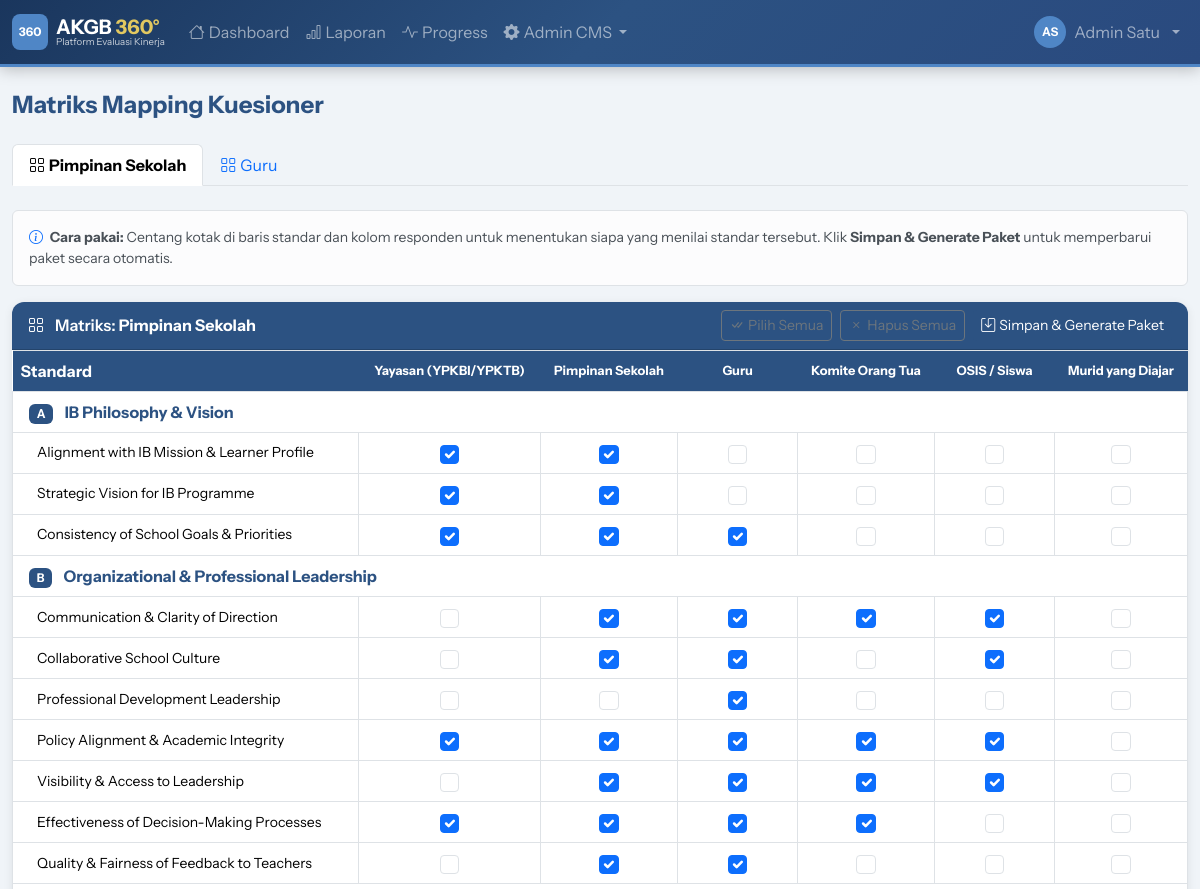
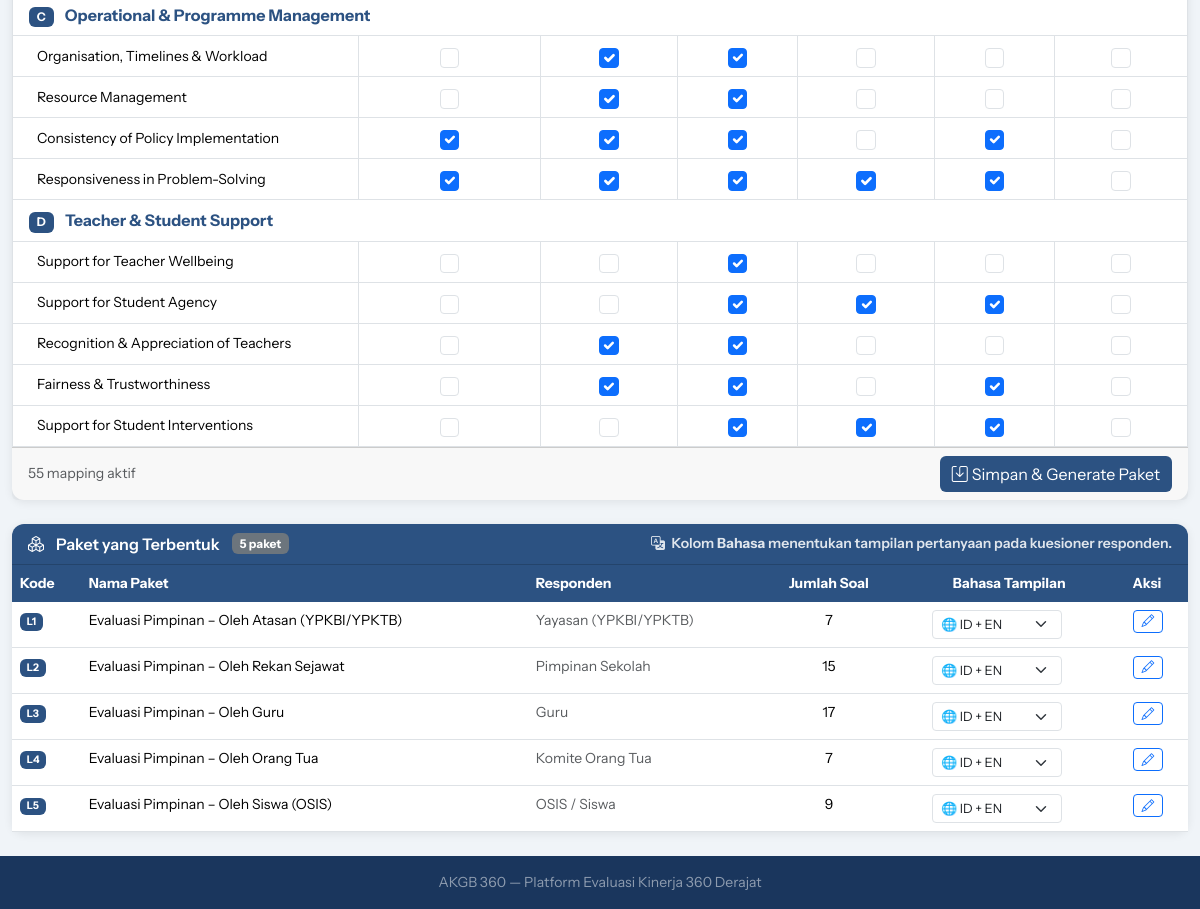
/demo/admin/matrix.php (signed in), run on the app's committed database (2 pictures, top to bottom).
### tables this page shows
CREATE TABLE `eval_types` (
  `id` int NOT NULL AUTO_INCREMENT,
  `code` varchar(20) NOT NULL,
  `name` varchar(100) NOT NULL,
  PRIMARY KEY (`id`),
  UNIQUE KEY `code` (`code`)
);

CREATE TABLE `packages` (
  `id` int NOT NULL AUTO_INCREMENT,
  `code` varchar(20) NOT NULL,
  `name` varchar(200) NOT NULL,
  `eval_type_id` int NOT NULL,
  `period_id` int DEFAULT NULL COMMENT 'NULL = template global, ada nilai = terikat periode',
  `respondent_type` varchar(50) NOT NULL,
  `description` text,
  `is_self_reflection` tinyint(1) DEFAULT '0',
  `question_lang` enum('both','id','en') NOT NULL DEFAULT 'both',
  PRIMARY KEY (`id`),
  KEY `eval_type_id` (`eval_type_id`),
  KEY `period_id` (`period_id`),
  CONSTRAINT `packages_ibfk_1` FOREIGN KEY (`eval_type_id`) REFERENCES `eval_types` (`id`),
  CONSTRAINT `packages_ibfk_2` FOREIGN KEY (`period_id`) REFERENCES `eval_periods` (`id`) ON DELETE SET NULL
);

### public_html/demo/includes/db.php (called while the page is built, shortened)
<?php
class Database {
    private static ?PDO $instance = null;
    public static function getInstance(): PDO {
        if (self::$instance === null) {
            $dsn = "mysql:host=" . DB_HOST . ";dbname=" . DB_NAME . ";charset=" . DB_CHARSET;
            $options = [
                PDO::ATTR_ERRMODE            => PDO::ERRMODE_EXCEPTION,
                PDO::ATTR_DEFAULT_FETCH_MODE => PDO::FETCH_ASSOC,
                PDO::ATTR_EMULATE_PREPARES   => false,
            ];
            try {
                self::$instance = new PDO($dsn, DB_USER, DB_PASS, $options);
            } catch (PDOException $e) {
                die(json_encode(['error' => 'Database connection failed: ' . $e->getMessage()]));
            }
        }
        return self::$instance;
    }
    public static function query(string $sql, array $params = []): PDOStatement {
        $stmt = self::getInstance()->prepare($sql);
        $stmt->execute($params);
        return $stmt;
    }
    public static function fetchAll(string $sql, array $params = []): array {
        return self::query($sql, $params)->fetchAll();
    }
}

### public_html/demo/includes/functions.php (called while the page is built, shortened)
<?php
function h(string $s = ''): string {
    return htmlspecialchars($s, ENT_QUOTES, 'UTF-8');
}
function respondentLabel(string $type): string {
    return match($type) {
        'atasan'        => 'Yayasan (YPKBI/YPKTB)',
        'leader'        => 'Pimpinan Sekolah',
        'peer'          => 'Rekan Sejawat',
        'guru'          => 'Guru',
        'teacher'       => 'Rekan Sejawat (Guru)',
        'ortu'          => 'Komite Orang Tua',
        'siswa'         => 'OSIS / Siswa',
        'student_class' => 'Murid yang Diajar',
        'self'          => 'Refleksi Mandiri',
        default         => ucfirst($type),
    };
}

### public_html/demo/admin/matrix.php (the view, shortened to what this page needs)
<?php
require_once __DIR__ . '/../includes/db.php';
require_once __DIR__ . '/../includes/functions.php';
require_once __DIR__ . '/../includes/layout.php';
$tab = $_GET['tab'] ?? '';
$evalTypes = Database::fetchAll("SELECT * FROM eval_types ORDER BY id");
if (!$tab && !empty($evalTypes)) $tab = $evalTypes[0]['code'];
$currentEt = null;
foreach ($evalTypes as $et) {
    if ($et['code'] === $tab) { $currentEt = $et; break; }
}
$allRespondentTypes = [
    'atasan'        => 'Yayasan (YPKBI/YPKTB)',
    'leader'        => 'Pimpinan Sekolah',
    'guru'          => 'Guru',
    'ortu'          => 'Komite Orang Tua',
    'siswa'         => 'OSIS / Siswa',
    'student_class' => 'Murid yang Diajar',
];
$domains     = [];
$existingMap = [];
if ($currentEt) {
    $mappings = Database::fetchAll("
        SELECT srm.standard_id, srm.respondent_type
        FROM standard_respondent_mapping srm
        JOIN standards s ON srm.standard_id = s.id
        JOIN domains d ON s.domain_id = d.id
        WHERE d.eval_type_id = ? AND srm.is_active = 1
    ", [$currentEt['id']]);
    foreach ($mappings as $m) {
        $existingMap[$m['standard_id']][$m['respondent_type']] = true;
    }
    $rows = Database::fetchAll("
        SELECT s.id as s_id, s.name as s_name, s.order_num as s_order,
               d.id as d_id, d.name as d_name, d.code as d_code, d.order_num as d_order
        FROM standards s
        JOIN domains d ON s.domain_id = d.id
        WHERE d.eval_type_id = ?
        ORDER BY d.order_num, d.id, s.order_num, s.id
    ", [$currentEt['id']]);
    foreach ($rows as $r) {
        $did = $r['d_id'];
        if (!isset($domains[$did])) {
            $domains[$did] = ['name'=>$r['d_name'],'code'=>$r['d_code'],'standards'=>[]];
        }
        $domains[$did]['standards'][$r['s_id']] = $r['s_name'];
    }
}
$currentRespTypes = $allRespondentTypes;
$langOptions = [
    'both' => ['label' => 'ID + EN', 'icon' => '🌐'],
    'id'   => ['label' => 'Indonesia', 'icon' => '🇮🇩'],
    'en'   => ['label' => 'English',   'icon' => '🇬🇧'],
];
ob_start(); ?>
<ul class="nav nav-tabs mb-4">
  <?php foreach ($evalTypes as $et): ?>
  <li class="nav-item">
    <a class="nav-link <?= $tab===$et['code']?'active fw-bold':'' ?>"
       href="?tab=<?= urlencode($et['code']) ?>">
      <i class="bi bi-grid me-1"></i><?= h($et['name']) ?>
    </a>
  </li>
  <?php endforeach; ?>
</ul>
<?php if (!$currentEt || empty($domains)): ?>
<div class="card">
  <div class="card-body text-center py-5 text-muted">
    <i class="bi bi-grid display-4 mb-3 d-block"></i>
    <p>Belum ada standard untuk tipe ini.</p>
    <a href="<?= APP_URL ?>/admin/foundation.php?tab=standards" class="btn btn-navy">
      Tambah Standard →
    </a>
  </div>
</div>
<?php else: ?>
<div class="alert alert-light border small mb-3">
  <i class="bi bi-info-circle me-1 text-primary"></i>
  <strong>Cara pakai:</strong> Centang kotak di baris standar dan kolom responden untuk menentukan
  siapa yang menilai standar tersebut. Klik <strong>Simpan & Generate Paket</strong> untuk
  memperbarui paket secara otomatis.
</div>
<form method="POST">
  <div class="card">
    <div class="card-header d-flex justify-content-between align-items-center">
      <span>
        <i class="bi bi-grid me-2"></i>
        Matriks: <strong><?= h($currentEt['name']) ?></strong>
      </span>
      <div class="d-flex gap-2">
        <button type="button" class="btn btn-sm btn-outline-secondary" id="btnCheckAll">
          <i class="bi bi-check-all me-1"></i>Pilih Semua
        </button>
        <button type="button" class="btn btn-sm btn-outline-secondary" id="btnUncheckAll">
          <i class="bi bi-x me-1"></i>Hapus Semua
        </button>
        <button type="submit" class="btn btn-sm btn-navy">
          <i class="bi bi-save me-1"></i>Simpan & Generate Paket
        </button>
      </div>
    </div>
    <div class="card-body p-0">
      <div class="table-responsive">
        <table class="table table-bordered mb-0" style="min-width:700px">
          <thead>
            <tr style="background:var(--ktb-navy);color:white">
              <th style="min-width:280px;vertical-align:middle">Standard</th>
              <?php foreach ($currentRespTypes as $rType => $rLabel): ?>
              <th class="text-center" style="min-width:110px;vertical-align:middle;font-size:.8rem">
                <?= h($rLabel) ?>
              </th>
              <?php endforeach; ?>
            </tr>
          </thead>
          <tbody>
            <?php foreach ($domains as $did => $domain): ?>
            <tr style="background:#eef1fa">
              <td colspan="<?= count($currentRespTypes) + 1 ?>" class="py-2 px-3">
                <span class="badge me-2" style="background:var(--ktb-navy)">
                  <?= h($domain['code']??'—') ?>
                </span>
                <strong class="text-navy"><?= h($domain['name']) ?></strong>
              </td>
            </tr>
            <?php foreach ($domain['standards'] as $sid => $sName): ?>
            <tr class="standard-row">
              <td class="ps-4 small" style="vertical-align:middle">
                <?= h($sName) ?>
              </td>
              <?php foreach ($currentRespTypes as $rType => $rLabel): ?>
              <td class="text-center" style="vertical-align:middle">
                <div class="form-check d-flex justify-content-center mb-0">
                  <input type="checkbox"
                    class="form-check-input matrix-cb"
                    name="mapping[<?= $sid ?>][<?= $rType ?>]"
                    value="1"
                    style="width:1.2em;height:1.2em;cursor:pointer"
                    <?= !empty($existingMap[$sid][$rType]) ? 'checked' : '' ?>>
                </div>
              </td>
              <?php endforeach; ?>
            </tr>
            <?php endforeach; ?>
            <?php endforeach; ?>
          </tbody>
        </table>
      </div>
    </div>
    <div class="card-footer d-flex justify-content-between align-items-center">
      <small class="text-muted">
        <span id="checkedCount">0</span> mapping aktif
      </small>
      <button type="submit" class="btn btn-navy">
        <i class="bi bi-save me-1"></i>Simpan & Generate Paket
      </button>
    </div>
  </div>
</form>
<?php
$existingPkgs = Database::fetchAll("
    SELECT p.*, COUNT(pq.id) as q_count
    FROM packages p
    LEFT JOIN package_questions pq ON pq.package_id = p.id
    WHERE p.eval_type_id = ? AND p.is_self_reflection = 0 AND p.period_id IS NULL
    GROUP BY p.id
    ORDER BY p.id
", [$currentEt['id']]);
?>
<?php if (!empty($existingPkgs)): ?>
<div class="card mt-4">
  <div class="card-header d-flex align-items-center gap-2">
    <i class="bi bi-boxes me-1"></i>
    <span>Paket yang Terbentuk</span>
    <span class="badge bg-secondary ms-1"><?= count($existingPkgs) ?> paket</span>
    <span class="ms-auto small" style="color:#fff;opacity:.85">
      <i class="bi bi-translate me-1"></i>
      Kolom <strong>Bahasa</strong> menentukan tampilan pertanyaan pada kuesioner responden.
    </span>
  </div>
  <div class="card-body p-0">
    <table class="table table-hover mb-0 small">
      <thead>
        <tr>
          <th>Kode</th>
          <th>Nama Paket</th>
          <th>Responden</th>
          <th class="text-center">Jumlah Soal</th>
          <th class="text-center">Bahasa Tampilan</th>
          <th>Aksi</th>
        </tr>
      </thead>
      <tbody>
        <?php foreach ($existingPkgs as $pkg): ?>
        <?php $currentLang = $pkg['question_lang'] ?? 'both'; ?>
        <tr>
          <td><span class="badge badge-navy"><?= h($pkg['code']) ?></span></td>
          <td><?= h($pkg['name']) ?></td>
          <td class="text-muted"><?= h(respondentLabel($pkg['respondent_type'])) ?></td>
          <td class="text-center"><?= $pkg['q_count'] ?></td>
          <td class="text-center">
            <div class="d-flex align-items-center justify-content-center gap-2">
              <select class="form-select form-select-sm pkg-lang-select"
                      data-pkg-id="<?= $pkg['id'] ?>"
                      style="width:130px;font-size:.8rem">
                <?php foreach ($langOptions as $val => $opt): ?>
                <option value="<?= $val ?>" <?= $currentLang === $val ? 'selected' : '' ?>>
                  <?= $opt['icon'] ?> <?= $opt['label'] ?>
                </option>
                <?php endforeach; ?>
              </select>
            </div>
          </td>
          <td>
            <a href="<?= APP_URL ?>/admin/questions.php?tab=<?= urlencode($tab) ?>"
               class="btn btn-sm btn-outline-primary py-0 px-2"
               title="Edit pertanyaan">
              <i class="bi bi-pencil" style="font-size:.8rem"></i>
            </a>
          </td>
        </tr>
        <?php endforeach; ?>
      </tbody>
    </table>
  </div>
</div>
<?php endif; ?>
<?php endif; ?>

### public_html/demo/assets/css/style.css (style rules this page uses)
:root { --ktb-navy: #2C5282; --ktb-navy-dark: #1A365D; --ktb-navy-light: #2A4A7F; --ktb-blue: #4F86C6; --ktb-blue-light: #6B9FD4; --ktb-blue-dark: #3A6FA8; --ktb-gold: #E2C860; --ktb-gold-light: #EDF2F7; --ktb-sunshade: #ff9a31; --ktb-aqua: #F0F4F8; --ktb-platinum: #C3D9ED; --ktb-gray: #F0F4F8; }
body { background: var(--ktb-aqua); min-height: 100vh; display: flex; flex-direction: column; font-family: 'Instrument Sans', 'Segoe UI', system-ui, sans-serif; }
.text-navy { color: var(--ktb-navy) !important; }
.card { border: none; box-shadow: 0 2px 10px rgba(0,0,0,.08); border-radius: 12px; }
.card-header { background: var(--ktb-navy); color: white; border-radius: 12px 12px 0 0 !important; font-weight: 600; }
.table thead th { background: var(--ktb-navy); color: white; border: none; }
.btn-navy { background: var(--ktb-navy); color: white; border: none; }
.badge-navy { background: var(--ktb-navy); color: white; }

### data on the page
eval_types: name "Pimpinan Sekolah"
eval_types: name "Guru"
packages: code "L1", name "Evaluasi Pimpinan – Oleh Atasan (YPKBI/YPKTB)", respondent_type "Yayasan (YPKBI/YPKTB)", q_count "7", question_lang+id "🌐 ID + EN"
packages: code "L2", name "Evaluasi Pimpinan – Oleh Rekan Sejawat", respondent_type "Pimpinan Sekolah", q_count "15", question_lang+id "🌐 ID + EN"
packages: code "L3", name "Evaluasi Pimpinan – Oleh Guru", respondent_type "Guru", q_count "17", question_lang+id "🌐 ID + EN"
packages: code "L4", name "Evaluasi Pimpinan – Oleh Orang Tua", respondent_type "Komite Orang Tua", q_count "7", question_lang+id "🌐 ID + EN"
packages: code "L5", name "Evaluasi Pimpinan – Oleh Siswa (OSIS)", respondent_type "OSIS / Siswa", q_count "9", question_lang+id "🌐 ID + EN"

### other printed values
$initials "AS"
$name "Admin Satu"
$title "Matriks Mapping Kuesioner"
$rLabel "Yayasan (YPKBI/YPKTB)"
$rLabel "Pimpinan Sekolah"
$rLabel "Guru"
$rLabel "Komite Orang Tua"
$rLabel "OSIS / Siswa"
$rLabel "Murid yang Diajar"
$domain['code'] "A"
$domain['name'] "IB Philosophy & Vision"
$sName "Alignment with IB Mission & Learner Profile"
$sName "Strategic Vision for IB Programme"
$sName "Consistency of School Goals & Priorities"
$domain['code'] "B"
